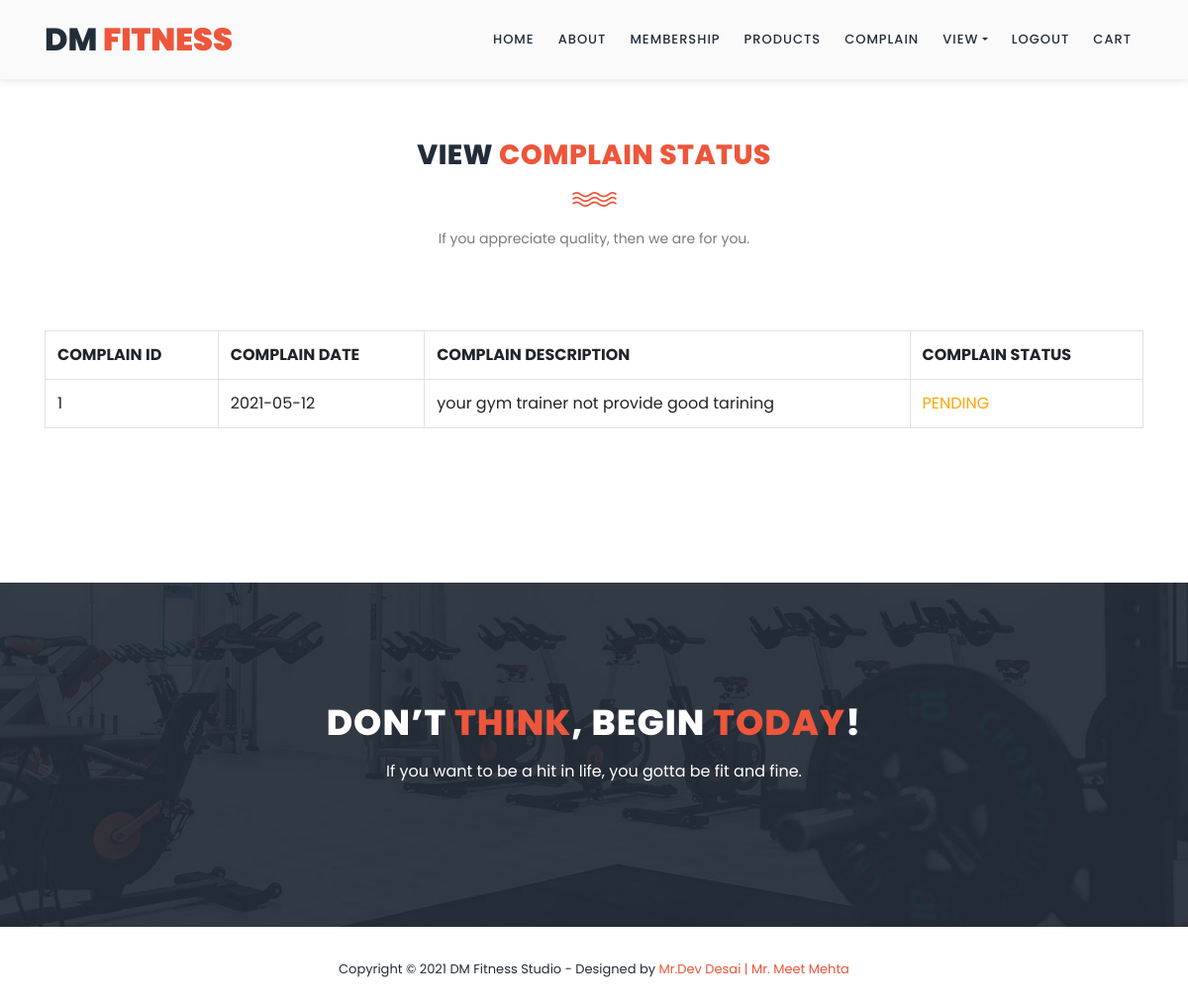
The page /cust_view_complain_status.php (signed in) on the database its author committed.
### tables this page shows
CREATE TABLE IF NOT EXISTS `complain_detail` (
  `complain_id` int(10) NOT NULL,
  `complain_date` date NOT NULL,
  `description` varchar(200) NOT NULL,
  `cust_id` int(10) NOT NULL,
  `status` int(1) NOT NULL,
  PRIMARY KEY (`complain_id`)
);

### cust_view_complain_status.php (the view, shortened to what this page needs)
<?php
include("header.php");
?>
    <section class="section" id="our-classes">
        <div class="container">
            <div class="row">
                <div class="col-lg-6 offset-lg-3">
                    <div class="section-heading">
                        <h2>VIEW <em>COMPLAIN STATUS</em></h2>
                        <img src="assets/images/line-dec.png" alt="">
                        <p>If you appreciate quality, then we are for you.</p>
                    </div>
                </div>
            </div>
            <div class="row" id="tabs">
			  <div class="col-lg-12">
                <?php
				$custid=$_SESSION['custid'];
				$qur=mysql_query("select * from complain_detail where cust_id='$custid'");
				if(mysql_num_rows($qur)>0)
				{
					echo "<table class='table table-bordered'>
							<tr>
								<th>COMPLAIN ID</th>
								<th>COMPLAIN DATE</th>
								<th>COMPLAIN DESCRIPTION</th>
								<th>COMPLAIN STATUS</th>
							</tr>";
					while($q=mysql_fetch_array($qur))
					{
						echo "<tr>";
						echo "<td>$q[0]</td>";
						echo "<td>$q[1]</td>";
						echo "<td>$q[2]</td>";
						if($q[4]=="0")
						{
							echo "<td style='color:blue;'>COMPLAIN REGISTERED</td>";
						}else if($q[4]=="1")
						{
							echo "<td style='color:hotpink;'>COMPLAIN VIEWED</td>";
						}else if($q[4]=="2")
						{
							echo "<td style='color:orange;'>PENDING</td>";
						}else if($q[4]=="3")
						{
							echo "<td style='color:brown;'>ACTION TAKEN</td>";
						}else if($q[4]=="4")
						{
							echo "<td style='color:green;'>COMPLAIN SOLVED</td>";
						}else if($q[4]=="5")
						{
							echo "<td style='color:red;'>FAKE COMPLAIN</td>";
						}
						echo "</tr>";
					}
					echo "</table>";
				}else{
					echo "<h2>No Record Found</h2>";
				}
				?>
              </div>
            </div>
        </div>
    </section>
    <section class="section" id="call-to-action">
        <div class="container">
            <div class="row">
                <div class="col-lg-10 offset-lg-1">
                    <div class="cta-content">
                        <h2>Don’t <em>think</em>, begin <em>today</em>!</h2>
                        <p>If you want to be a hit in life, you gotta be fit and fine.</p>
                    </div>
                </div>
            </div>
        </div>
    </section>
<?php
include("footer.php");
?>

### assets/css/templatemo-training-studio.css (style rules this page uses)
html, body, div, span, applet, object, iframe, h1, h2, h3, h4, h5, h6, p, blockquote, div pre, a, abbr, acronym, address, big, cite, code, del, dfn, em, font, img, ins, kbd, q, s, samp, small, strike, strong, sub, sup, tt, var, b, u, i, center, dl, dt, dd, ol, ul, li, figure, header, nav, section, article, aside, footer, figcaption { margin: 0; padding: 0; border: 0; outline: 0; }
header, nav, section, article, aside, footer, hgroup { display: block; }
* { box-sizing: border-box; }
html, body { font-family: 'Poppins', sans-serif; font-weight: 400; background-color: #fff; font-size: 16px; -ms-text-size-adjust: 100%; -webkit-font-smoothing: antialiased; -moz-osx-font-smoothing: grayscale; }
h1, h2, h3, h4, h5, h6 { margin-top: 0px; margin-bottom: 0px; }
p { font-size: 14px; line-height: 25px; color: #7a7a7a; }
html, body { background: #fff; font-family: 'Poppins', sans-serif; }
.section-heading { text-align: center; margin-top: 140px; margin-bottom: 80px; }
.section-heading h2 { font-size: 28px; font-weight: 800; color: #232d39; text-transform: uppercase; letter-spacing: 0.5px; margin-top: 0px; margin-bottom: 0px; }
.section-heading h2 em { font-style: normal; color: #ed563b; }
.section-heading img { margin: 20px auto; }
#call-to-action { padding: 120px 0px; background-image: url(../images/cta-bg.jpg); background-position: center center; background-repeat: no-repeat; background-size: cover; text-align: center; }
.cta-content h2 { font-size: 36px; text-transform: uppercase; font-weight: 800; color: #fff; letter-spacing: 1px; }
.cta-content h2 em { font-style: normal; color: #ed563b; }
.cta-content p { font-size: 16px; color: #fff; margin: 15px 0px 25px 0px; }
#our-classes { margin-bottom: 140px; }

### rows shown on the page
complain_detail: complain_id "1", complain_date "2021-05-12", description "your gym trainer not provide good tarining", status "PENDING"
